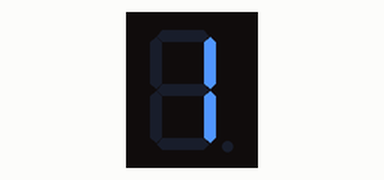
A sketch run on a simulated Arduino Uno, built with avr-gcc and run on an emulated ATmega328P. Shown: 1-digit seven-segment display. Wiring (inferred from the names in the program): 1-digit 7-segment display, segments lit when LOW: segments pin 7, pin 6, pin 5, pin 11, pin 10, pin 8, pin 9, pin 4. The segment pins are drawn as the display they are named for.

Above: at 0.1 s.
At 2.1 s:
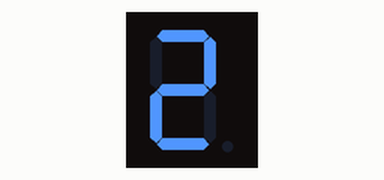
At 4.1 s:
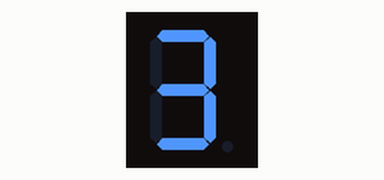
At 8.1 s:
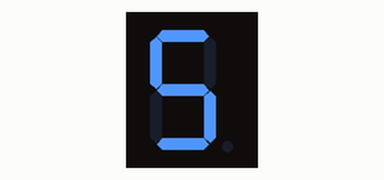
At 12.1 s:
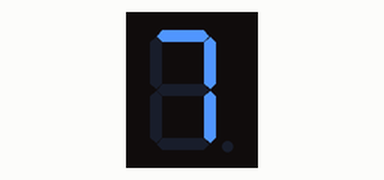
At 16.1 s:
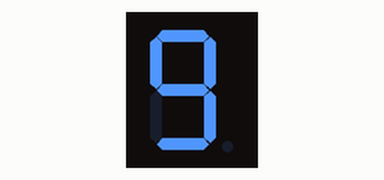

Measured:
- by itself, everything shown: repeats every 18.0 s, in 9 steps
- what the display in image 1 shows lasts 2.0 s, from 2.0 s to 4.0 s

The sketch:

_006_NixieLight_LG5011BSR.ino
```cpp
//set IO pins according to LG5011BSR's schematics
int a=7;
int b=6;
int c=5;
int d=11;
int e=10;
int f=8;
int g=9;
int dp=4;

//display digit 1
void digital_1(void)
{
  unsigned char j;
  digitalWrite(c,LOW);//LOW - to light up pin 5 (c=5)
  digitalWrite(b,LOW);//LOW - to light up pin 6 (b=6)
  for(j=7;j<=11;j++)//HIGH - to turn off 7~11 (a,f,g,e,d)
    digitalWrite(j,HIGH);
  digitalWrite(dp,HIGH);//HIGH - to turn off dp (dp=4)
}
//display digit 2
void digital_2(void)
{
  unsigned char j;
  digitalWrite(b,LOW);
  digitalWrite(a,LOW);
  for(j=9;j<=11;j++)
    digitalWrite(j,LOW);
  digitalWrite(dp,HIGH);
  digitalWrite(c,HIGH);
  digitalWrite(f,HIGH);
}
//display digit 3
void digital_3(void)
{
  unsigned char j;
  digitalWrite(g,LOW);
  digitalWrite(d,LOW);
  for(j=5;j<=7;j++)
    digitalWrite(j,LOW);
  digitalWrite(dp,HIGH);
  digitalWrite(f,HIGH);
  digitalWrite(e,HIGH);
}
//display digit 4
void digital_4(void)
{
  digitalWrite(c,LOW);
  digitalWrite(b,LOW);
  digitalWrite(f,LOW);
  digitalWrite(g,LOW);
  digitalWrite(dp,HIGH);
  digitalWrite(a,HIGH);
  digitalWrite(e,HIGH);
  digitalWrite(d,HIGH);
}
//display digit 5
void digital_5(void)
{
  unsigned char j;
  for(j=7;j<=9;j++)
    digitalWrite(j,LOW);
  digitalWrite(c,LOW);
  digitalWrite(d,LOW);
  digitalWrite(dp,HIGH);
  digitalWrite(b,HIGH);
  digitalWrite(e,HIGH);
}
//display digit 6
void digital_6(void)
{
  unsigned char j;
  for(j=7;j<=11;j++)
    digitalWrite(j,LOW);
  digitalWrite(c,LOW);
  digitalWrite(dp,HIGH);
  digitalWrite(b,HIGH);
}
//display digit 7
void digital_7(void)
{
  unsigned char j;
  for(j=5;j<=7;j++)
    digitalWrite(j,LOW);
  digitalWrite(dp,HIGH);
  for(j=8;j<=11;j++)
    digitalWrite(j,HIGH);
}
//display digit 8
void digital_8(void)
{
  unsigned char j;
  for(j=5;j<=11;j++)
    digitalWrite(j,LOW);
  digitalWrite(dp,HIGH);
}
//display digit 9
void digital_9(void)
{
  unsigned char j;
  for(j=5;j<=9;j++)
    digitalWrite(j,LOW);
  digitalWrite(e,HIGH);
  digitalWrite(f,LOW);
}
//display digit 0
void digital_0(void)
{
  unsigned char j;

}
void setup()
{
  int i;//variable definition
  for(i=4;i<=11;i++)
    pinMode(i,OUTPUT);//set pin 4~11 as mode OUTPUT
}
void loop()
{
  while(1)
  {
    digital_1();//digital 1
    delay(2000);//delay 2 seconds
    digital_2();
    delay(2000);
    digital_3();
    delay(2000);
    digital_4();
    delay(2000);
    digital_5();
    delay(2000);
    digital_6();
    delay(2000);
    digital_7();
    delay(2000);
    digital_8();
    delay(2000);
    digital_9();
    delay(2000);
  }
}
```
